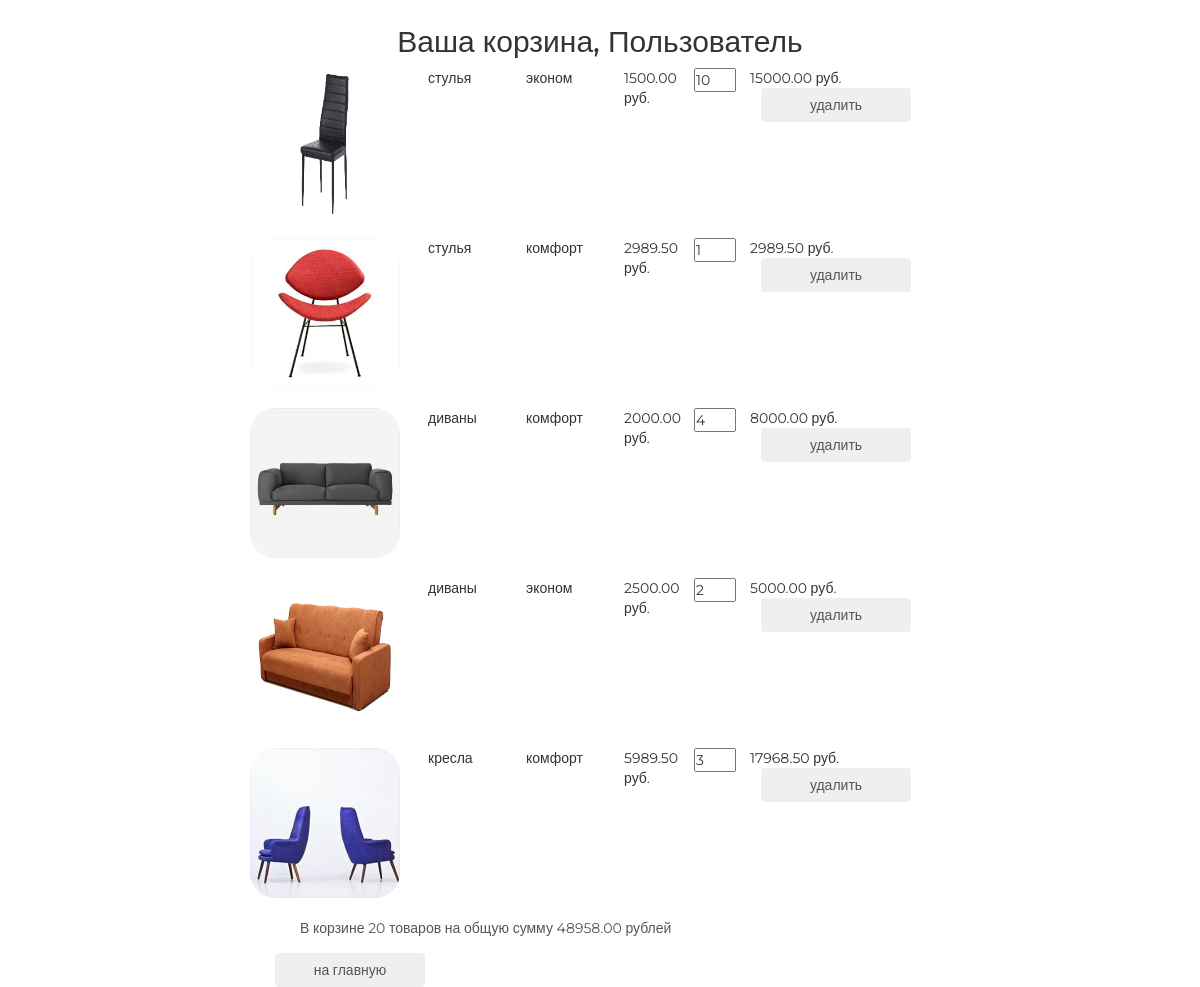
/basket/ (signed in), run on an earlier commit of the app's database.
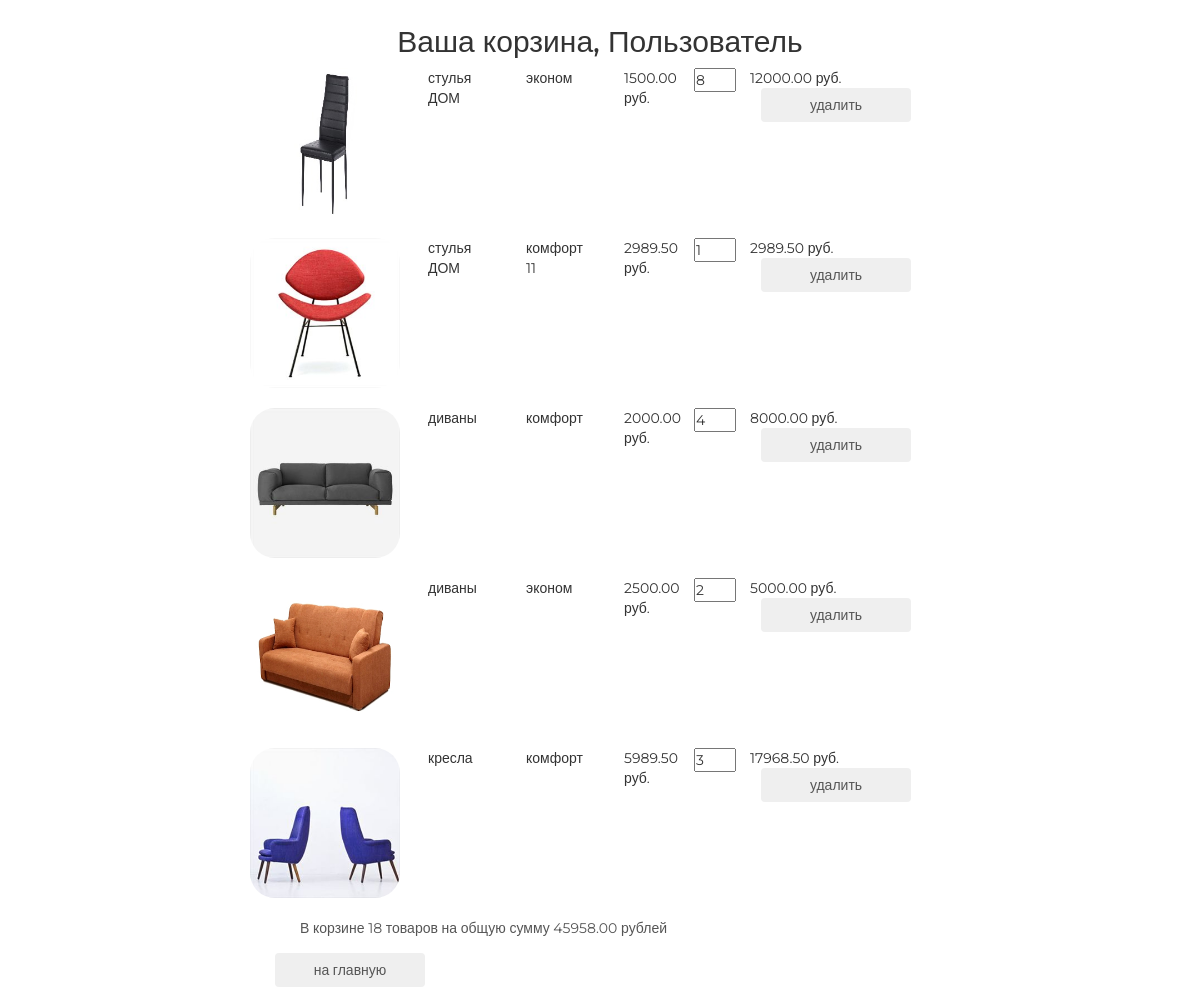
And on a later commit of the database.
### basketapp/models.py (models this page shows)
class Basket(models.Model):
    user = models.ForeignKey(settings.AUTH_USER_MODEL, on_delete=models.CASCADE, related_name='basket')
    product = models.ForeignKey(Product, on_delete=models.CASCADE)
    quantity = models.PositiveSmallIntegerField(verbose_name='количество', default=0)
    add_datetime = models.DateTimeField(auto_now_add=True, verbose_name='время')
    @property
    def product_cost(self):
        return self.product.price * self.quantity
    @property
    def total_quantity(self):
        _items = Basket.objects.filter(user=self.user)
        _total_quantity = sum(list(map(lambda x: x.quantity, _items)))
        return _total_quantity
    @property
    def total_cost(self):
        _items = Basket.objects.filter(user=self.user)
        _total_cost = sum(list(map(lambda x: x.product_cost, _items)))
        return _total_cost

### mainapp/models.py (models this page shows, shortened)
class Product(models.Model):
    category = models.ForeignKey(ProductCategory, on_delete=models.CASCADE)
    name = models.CharField(max_length=128, verbose_name='имя')
    image = models.ImageField(upload_to='products_images', blank=True)
    short_desc = models.CharField(max_length=64, verbose_name='краткое описание', blank=True)
    description = models.TextField(blank=True, verbose_name='описание')
    price = models.DecimalField(verbose_name='цена', max_digits=8, decimal_places=2, default=0)
    quantity = models.PositiveIntegerField(verbose_name='количество на складе', default=0)
    is_active = models.BooleanField(verbose_name='активность', default=True)

class ProductCategory(models.Model):
    name = models.CharField(max_length=64, unique=True, verbose_name='имя')
    description = models.TextField(verbose_name='описание', blank=True)
    is_active = models.BooleanField(verbose_name='активность', default=True)

### authapp/models.py (models this page shows)
class ShopUser(AbstractUser):
    avatar = models.ImageField(upload_to='users_avatar',blank=True)
    age = models.PositiveSmallIntegerField(verbose_name='возраст')

### basketapp/views.py (the view)
# urls.py: path('', basketapp.basket, name='view'),
@login_required()
def basket(request):
    basket_items = Basket.objects.filter(user=request.user).order_by('product__category')
    context = {
        'title': 'корзина',
        'basket_items': basket_items,
    }
    return render(request, 'basketapp/basket.html', context)

### basketapp/templates/basketapp/basket.html
{% extends 'basketapp/base.html' %}
{% block content %}
  <div class="basket_list">
    {% include 'basketapp/includes/inc_basket_list.html' %}
  </div>
  <button class="btn btn-round">
    <a href="{% url 'main' %}">на главную</a>
  </button>
{% endblock %}

### basketapp/templates/basketapp/includes/inc_basket_list.html
{% for item in basket_items %}
<div class="basket_record">
  <img src="/media/{{ item.product.image }}" alt="{{ item.product.name }}">
  <span class="category_name">{{ item.product.category.name }}</span>
  <span class="category_name">{{ item.product.name }}</span>
  <span class="category_name">{{ item.product.price }} руб.</span>
  <input type="number" name="{{ item.pk }}" min="0" value="{{ item.quantity }}">
  <span class="product_cost">{{ item.product_cost }} руб.</span>
  <button class="btn btn-round">
    <a href="{% url 'basket:remove' item.pk %}">удалить</a>
  </button>
</div>
{% endfor %}
{% if basket_items %}
<div class="basket_summary">
  В корзине {{ basket_items.0.total_quantity }} товаров на общую сумму
  {{ basket_items.0.total_cost }} рублей
</div>
{% endif %}

What changed in the data, as far as the page shows it:
changed Basket (number 1 of 5 on the later page): product.category.name "стулья" → "стулья ДОМ"; quantity "10" → "8"; product_cost "15000.00" → "12000.00"; user+quantity "20" → "18"; user+product+quantity "48958.00" → "45958.00"
changed through a linked row, Basket: product.category.name "стулья" → "стулья ДОМ"; product.name "комфорт" → "комфорт 11"
